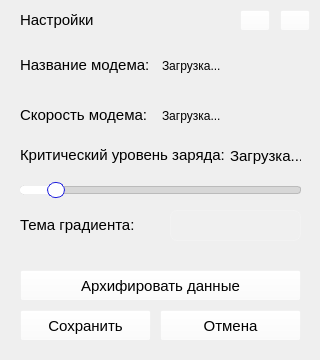
<?xml version="1.0" encoding="UTF-8"?>
<ui version="4.0">
 <class>settingswindow</class>
 <widget class="QWidget" name="settingswindow">
  <property name="geometry">
   <rect>
    <x>0</x>
    <y>0</y>
    <width>320</width>
    <height>360</height>
   </rect>
  </property>
  <property name="minimumSize">
   <size>
    <width>320</width>
    <height>360</height>
   </size>
  </property>
  <property name="maximumSize">
   <size>
    <width>320</width>
    <height>360</height>
   </size>
  </property>
  <property name="windowTitle">
   <string>Настройки</string>
  </property>
  <property name="styleSheet">
   <string notr="true">background-color: qlineargradient(spread:reflect, x1:0.934, y1:1, x2:0.127, y2:0.244, stop:0 rgba(10, 13, 18, 255), stop:1 rgba(54, 63, 80, 255));
QMainWindow {
  background: qlineargradient(spread:pad, x1:0, y1:0, x2:1, y2:1,
    stop:0 #22d, stop:0.5 #c8f8ff, stop:1 #6d2);
}

QWidget#wrapper {
  background: qlineargradient(spread:pad, x1:0, y1:0, x2:1, y2:1,
    stop:0 #22d, stop:0.5 #c8f8ff, stop:1 #6d2);
  border-radius: 16px;
  padding: 16px;
  color: white;
}

QLabel#title {
  margin-bottom: 24px;
  font-size: 24px;
  font-weight: bold;
  color: white;
}

QLabel#subtitle {
  margin-bottom: 12px;
  text-align: center;
  font-size: 18px;
  font-weight: bold;
  color: white;
}

QSlider::groove:horizontal {
  border: 1px solid #bbb;
  background: #ddd;
  height: 8px;
  border-radius: 4px;
}

QSlider::handle:horizontal {
  background: #22d;
  border: 1px solid #22d;
  width: 18px;
  height: 18px;
  margin: -6px 0;
  border-radius: 9px;
}

QSlider::handle:horizontal:hover {
  background: #6d2;
  border: 1px solid #6d2;
}

QSlider::sub-page:horizontal {
  background: #6d2;
  border-radius: 4px;
}
</string>
  </property>
  <widget class="QFrame" name="gridFrame">
   <property name="geometry">
    <rect>
     <x>10</x>
     <y>40</y>
     <width>301</width>
     <height>311</height>
    </rect>
   </property>
   <property name="styleSheet">
    <string notr="true">background-color: rgba(255,255,255,20);
border: 1px solid rgba(255,255,255,40);
border-radius: 7;
color: white;

Line {
border: None;
}

</string>
   </property>
   <widget class="QLabel" name="modemNameDisplay">
    <property name="geometry">
     <rect>
      <x>10</x>
      <y>10</y>
      <width>281</width>
      <height>31</height>
     </rect>
    </property>
    <property name="maximumSize">
     <size>
      <width>10000</width>
      <height>1000</height>
     </size>
    </property>
    <property name="text">
     <string>&lt;html&gt;&lt;head/&gt;&lt;body&gt;&lt;p&gt;&lt;span style=&quot; font-size:11pt;&quot;&gt;Название модема:&lt;/span&gt;&lt;/p&gt;&lt;/body&gt;&lt;/html&gt;</string>
    </property>
   </widget>
   <widget class="QLineEdit" name="modemName">
    <property name="geometry">
     <rect>
      <x>150</x>
      <y>10</y>
      <width>141</width>
      <height>31</height>
     </rect>
    </property>
    <property name="styleSheet">
     <string notr="true">background-color: rgba(255,255,255,0);
border: None;</string>
    </property>
    <property name="text">
     <string>Загрузка...</string>
    </property>
   </widget>
   <widget class="QLineEdit" name="modemSpeed">
    <property name="geometry">
     <rect>
      <x>150</x>
      <y>60</y>
      <width>141</width>
      <height>31</height>
     </rect>
    </property>
    <property name="styleSheet">
     <string notr="true">background-color: rgba(255,255,255,0);
border: None;</string>
    </property>
    <property name="text">
     <string>Загрузка...</string>
    </property>
   </widget>
   <widget class="QLabel" name="ModemSpeedDisplay">
    <property name="geometry">
     <rect>
      <x>10</x>
      <y>60</y>
      <width>281</width>
      <height>31</height>
     </rect>
    </property>
    <property name="maximumSize">
     <size>
      <width>10000</width>
      <height>1000</height>
     </size>
    </property>
    <property name="text">
     <string>&lt;html&gt;&lt;head/&gt;&lt;body&gt;&lt;p&gt;&lt;span style=&quot; font-size:11pt;&quot;&gt;Скорость модема: &lt;/span&gt;&lt;/p&gt;&lt;/body&gt;&lt;/html&gt;</string>
    </property>
   </widget>
   <widget class="QSlider" name="charge_warning">
    <property name="geometry">
     <rect>
      <x>10</x>
      <y>140</y>
      <width>281</width>
      <height>20</height>
     </rect>
    </property>
    <property name="styleSheet">
     <string notr="true">QSlider::groove:horizontal {
    height: 6px;
    background: #d7d7d7;
    border-radius: 3px;
}

QSlider::handle:horizontal {
    background: #ffffff;
    width: 16px;
    height: 16px;
    margin: -5px 0;
    border-radius: 8px;
}

QSlider::sub-page:horizontal {
    background: #ffffff;
    border-radius: 3px;
}</string>
    </property>
    <property name="maximum">
     <number>100</number>
    </property>
    <property name="singleStep">
     <number>1</number>
    </property>
    <property name="value">
     <number>10</number>
    </property>
    <property name="orientation">
     <enum>Qt::Horizontal</enum>
    </property>
   </widget>
   <widget class="QLabel" name="critical_charge">
    <property name="geometry">
     <rect>
      <x>10</x>
      <y>100</y>
      <width>221</width>
      <height>31</height>
     </rect>
    </property>
    <property name="styleSheet">
     <string notr="true">background-color: rgba(255,255,255,0);
border: None;</string>
    </property>
    <property name="text">
     <string>&lt;html&gt;&lt;head/&gt;&lt;body&gt;&lt;p&gt;&lt;span style=&quot; font-size:11pt;&quot;&gt;Критический уровень заряда:&lt;/span&gt;&lt;/p&gt;&lt;/body&gt;&lt;/html&gt;</string>
    </property>
   </widget>
   <widget class="QPushButton" name="archivateData">
    <property name="geometry">
     <rect>
      <x>10</x>
      <y>230</y>
      <width>281</width>
      <height>31</height>
     </rect>
    </property>
    <property name="styleSheet">
     <string notr="true">QPushButton {
font: 11pt;
background-color: rgba(255,255,255,20);
}

QPushButton:hover {
background-color: rgba(255,255,255,50);
}

QPushButton:pressed {
background-color: rgba(255,255,255,80);
}</string>
    </property>
    <property name="text">
     <string>Архифировать данные</string>
    </property>
    <property name="icon">
     <iconset>
      <normaloff>../../../../.designer/backup/icons/archive.svg</normaloff>../../../../.designer/backup/icons/archive.svg</iconset>
    </property>
   </widget>
   <widget class="QPushButton" name="saveSettings">
    <property name="geometry">
     <rect>
      <x>10</x>
      <y>270</y>
      <width>131</width>
      <height>31</height>
     </rect>
    </property>
    <property name="styleSheet">
     <string notr="true">QPushButton {
font: 11pt;
background-color: rgba(255,255,255,20);
}

QPushButton:hover {
background-color: rgba(255,255,255,50);
}

QPushButton:pressed {
background-color: rgba(255,255,255,80);
}</string>
    </property>
    <property name="text">
     <string>Сохранить</string>
    </property>
    <property name="icon">
     <iconset>
      <normaloff>../../../../.designer/backup/icons/yes.svg</normaloff>../../../../.designer/backup/icons/yes.svg</iconset>
    </property>
   </widget>
   <widget class="QPushButton" name="cancelSettings">
    <property name="geometry">
     <rect>
      <x>150</x>
      <y>270</y>
      <width>141</width>
      <height>31</height>
     </rect>
    </property>
    <property name="styleSheet">
     <string notr="true">QPushButton {
font: 11pt;
background-color: rgba(255,255,255,20);
}

QPushButton:hover {
background-color: rgba(255,255,255,50);
}

QPushButton:pressed {
background-color: rgba(255,255,255,80);
}</string>
    </property>
    <property name="text">
     <string>Отмена</string>
    </property>
    <property name="icon">
     <iconset>
      <normaloff>../../../../.designer/backup/icons/no.svg</normaloff>../../../../.designer/backup/icons/no.svg</iconset>
    </property>
   </widget>
   <widget class="QLabel" name="label">
    <property name="geometry">
     <rect>
      <x>10</x>
      <y>170</y>
      <width>131</width>
      <height>31</height>
     </rect>
    </property>
    <property name="styleSheet">
     <string notr="true">border: None;
background-color: rgba(255,255,255,0)</string>
    </property>
    <property name="text">
     <string>&lt;html&gt;&lt;head/&gt;&lt;body&gt;&lt;p&gt;&lt;span style=&quot; font-size:11pt;&quot;&gt;Тема градиента: &lt;/span&gt;&lt;/p&gt;&lt;/body&gt;&lt;/html&gt;</string>
    </property>
   </widget>
   <widget class="QComboBox" name="chooseTheme">
    <property name="geometry">
     <rect>
      <x>160</x>
      <y>170</y>
      <width>131</width>
      <height>31</height>
     </rect>
    </property>
    <property name="styleSheet">
     <string notr="true">QComboBox {
    background-color: rgba(255,255,255,20);
    border: 1px solid rgba(255,255,255,40);
    border-radius: 7px;
    color: white;
    padding: 5px;
    font: 11pt;
}

QComboBox:hover {
    background-color: rgba(255,255,255,50);
}

QComboBox:pressed {
    background-color: rgba(255,255,255,80);
}

QComboBox::drop-down {
    border: none;
    background: transparent;
}

QComboBox QAbstractItemView {
    background-color: rgba(255,255,255,20);
    border: 1px solid rgba(255,255,255,40);
    border-radius: 7px;
    color: white;
    selection-background-color: rgba(255,255,255,50);
    selection-color: white;
    outline: none;
}

QComboBox QAbstractItemView::item {
    height: 24px;
    padding: 5px;
}

QComboBox QAbstractItemView::item:hover {
    background-color: rgba(255,255,255,50);
}</string>
    </property>
   </widget>
   <widget class="QLabel" name="charge_warning_display">
    <property name="geometry">
     <rect>
      <x>220</x>
      <y>105</y>
      <width>71</width>
      <height>21</height>
     </rect>
    </property>
    <property name="styleSheet">
     <string notr="true">background-color: rgba(255,255,255,0);
border: None;
font: 11pt;</string>
    </property>
    <property name="text">
     <string>Загрузка...</string>
    </property>
   </widget>
   <zorder>label</zorder>
   <zorder>modemNameDisplay</zorder>
   <zorder>modemName</zorder>
   <zorder>ModemSpeedDisplay</zorder>
   <zorder>modemSpeed</zorder>
   <zorder>charge_warning</zorder>
   <zorder>critical_charge</zorder>
   <zorder>archivateData</zorder>
   <zorder>saveSettings</zorder>
   <zorder>cancelSettings</zorder>
   <zorder>chooseTheme</zorder>
   <zorder>charge_warning_display</zorder>
  </widget>
  <widget class="QFrame" name="gridFrame_2">
   <property name="geometry">
    <rect>
     <x>10</x>
     <y>10</y>
     <width>301</width>
     <height>21</height>
    </rect>
   </property>
   <property name="styleSheet">
    <string notr="true">background-color: rgba(255,255,255,20);
border: 1px solid rgba(255,255,255,40);
border-radius: 7;
color: white;
QPushButton {
background-color: rgba(255,255,255,30);
}

QPushButton:hover {
background-color: rgba(255,255,255,50);
}

QPushButton:pressed {
background-color: rgba(255,255,255,80);
}</string>
   </property>
   <widget class="QPushButton" name="closeButton">
    <property name="geometry">
     <rect>
      <x>270</x>
      <y>0</y>
      <width>30</width>
      <height>21</height>
     </rect>
    </property>
    <property name="styleSheet">
     <string notr="true">QPushButton {
background-color: rgba(255,255,255,20);
}

QPushButton:hover {
background-color: rgba(255,10,10,80);
}

QPushButton:pressed {
background-color: rgba(255,255,255,80);
}</string>
    </property>
    <property name="text">
     <string/>
    </property>
    <property name="icon">
     <iconset>
      <normaloff>icons/close.svg</normaloff>icons/close.svg</iconset>
    </property>
   </widget>
   <widget class="QPushButton" name="minimizeButton">
    <property name="geometry">
     <rect>
      <x>230</x>
      <y>0</y>
      <width>30</width>
      <height>21</height>
     </rect>
    </property>
    <property name="styleSheet">
     <string notr="true">QPushButton {
background-color: rgba(255,255,255,20);
}

QPushButton:hover {
background-color: rgba(30,30,255,80);
}

QPushButton:pressed {
background-color: rgba(255,255,255,80);
}</string>
    </property>
    <property name="text">
     <string/>
    </property>
    <property name="icon">
     <iconset>
      <normaloff>icons/minimize.svg</normaloff>icons/minimize.svg</iconset>
    </property>
   </widget>
   <widget class="QLabel" name="labeltitle">
    <property name="geometry">
     <rect>
      <x>10</x>
      <y>0</y>
      <width>91</width>
      <height>21</height>
     </rect>
    </property>
    <property name="styleSheet">
     <string notr="true">border: None;
background-color: rgba(255,255,255,0);</string>
    </property>
    <property name="text">
     <string>&lt;html&gt;&lt;head/&gt;&lt;body&gt;&lt;p&gt;&lt;span style=&quot; font-size:11pt;&quot;&gt;Настройки&lt;/span&gt;&lt;/p&gt;&lt;/body&gt;&lt;/html&gt;</string>
    </property>
   </widget>
  </widget>
 </widget>
 <resources/>
 <connections/>
</ui>
